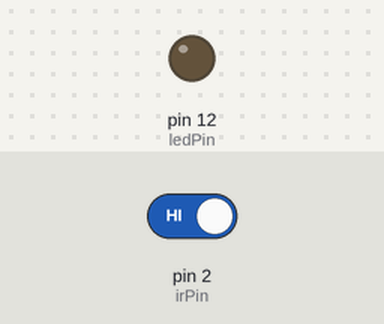
Recording of a sketch running on a simulated Arduino Uno, built with avr-gcc and run on an emulated ATmega328P. Parts: output pins drawn as LEDs (lit = HIGH). The test bench sets the inputs (shaded band); at power-on: pin 2 (irPin) HIGH.

Above: at 1.2 s.
1.3 s: pin 2 (irPin) driven LOW
At 1.75 s:
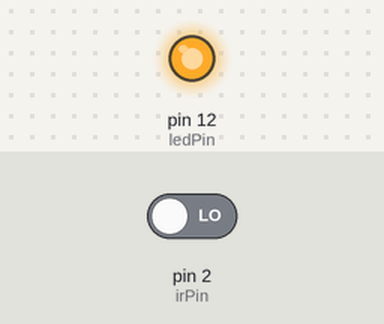
Timing chart, 0 to 4.3 s (numbered marks = the images above; inputs shaded):
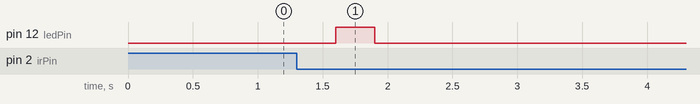

Measured:
- after the input at 1.3 s, pin 12 (ledPin): LOW → HIGH after 0.30 s, → LOW 0.30 s later

The sketch:

sketch.ino
```cpp
int irPin = 2;
int ledPin = 12;

int count = 0;
int lastState = HIGH;

void setup() {
  pinMode(irPin, INPUT);
  pinMode(ledPin, OUTPUT);
}

void loop() {
  int state = digitalRead(irPin);
  if (state == LOW && lastState == HIGH) {
    count++;
    delay(300);
  }
lastState = state;


  for (int i = 0; i < count; i++) {
    digitalWrite(ledPin, HIGH);
    delay(300);
    digitalWrite(ledPin, LOW);
    delay(300);
  }
  count = 0;
}
```
